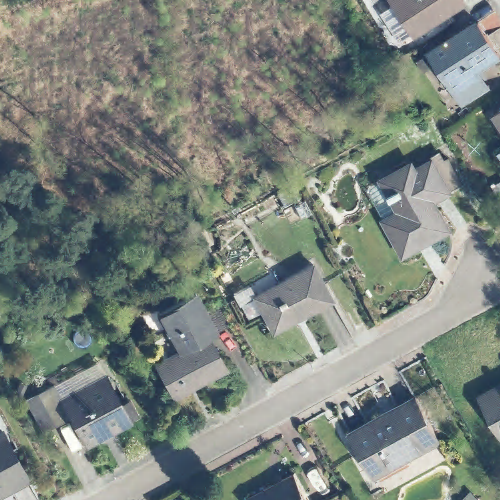
#> input picture Python/test.png, 500 x 500 px; its folder holds only this picture in this run
$ python -i preprocess.py   (imports and definitions only)
#> lines starting #> are read from the running program, lines starting #| are printed output that depends on the picture; after the words box and inside, x2 and y2 are one past the last pixel; in counts of white or black regions, pixels touching at a corner belong together
#> further down, picture is the input picture: shape (500, 500, 3); mean B, G, R 123.2, 130.2, 122.3
import imutils
import cv2
import os

def rotate(folder_name):

    prit = 0
    for file in os.listdir(folder_name):
        if file.endswith('png') or file.endswith('jpg'):
            img = cv2.imread(folder_name+file)

            for i in range(4):
                img = imutils.rotate(img, angle=90)
                cv2.imwrite(folder_name+str(i)+file, img)

        prit += 1
        if prit %100 == 0:
            print ('Processing ', prit)

def mask(img):
    hsv = cv2.cvtColor(img, cv2.COLOR_BGR2HSV)
#> hsv: shape (500, 500, 3); mean H, S, V 63, 42.4, 135.1
    mask = cv2.inRange(hsv, (25, 0, 0), (100, 255, 255))
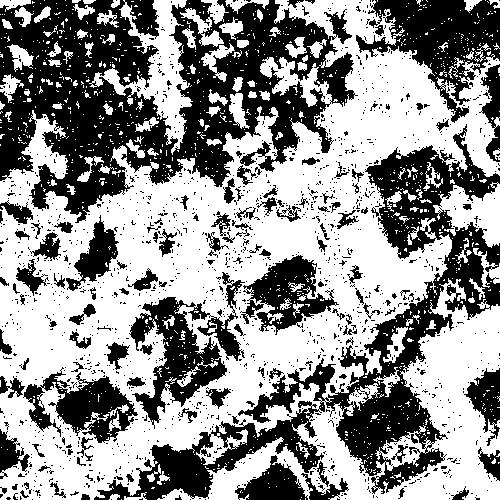
#> mask: shape (500, 500); 57% white; 1471 black regions (1346 under 20 px), largest, box (x1, y1, x2, y2) and area: (0, 0, 358, 223) 39979, (94, 124, 500, 500) 27518, (356, 0, 500, 123) 7715

    ret, mask = cv2.threshold(mask, 127, 255, cv2.THRESH_BINARY)

    mask = cv2.morphologyEx(mask, cv2.MORPH_CLOSE, cv2.getStructuringElement(cv2.MORPH_RECT, (9, 9)))
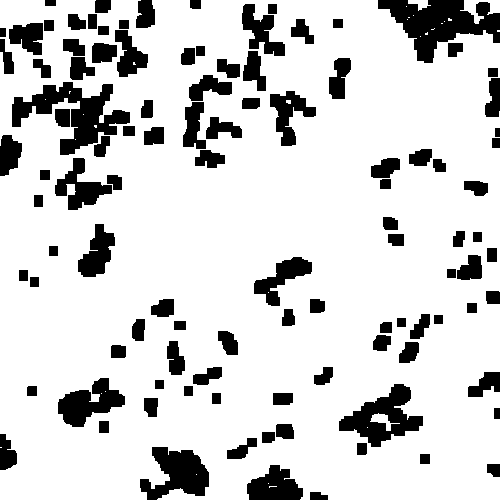
#> mask: shape (500, 500); 82.6% white; 105 black regions, largest, box (x1, y1, x2, y2) and area: (378, 0, 500, 63) 3864, (12, 82, 130, 155) 3469, (339, 384, 423, 447) 2434
    mask = cv2.medianBlur(mask, 11)
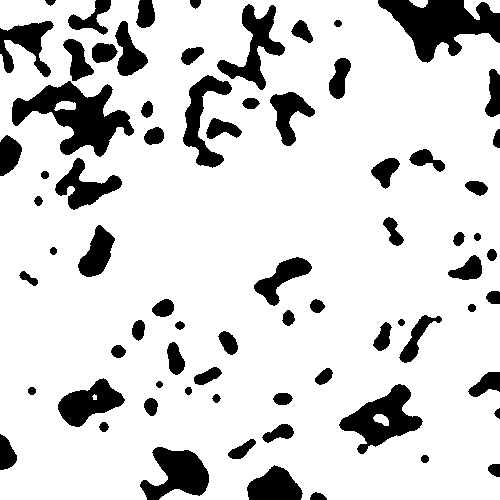
#> mask: shape (500, 500); 83.6% white; 73 black regions, largest, box (x1, y1, x2, y2) and area: (12, 81, 134, 157) 4185, (378, 0, 500, 63) 4121, (339, 384, 423, 454) 2571
    mask = cv2.morphologyEx(mask, cv2.MORPH_ERODE, cv2.getStructuringElement(cv2.MORPH_RECT, (25, 25)))
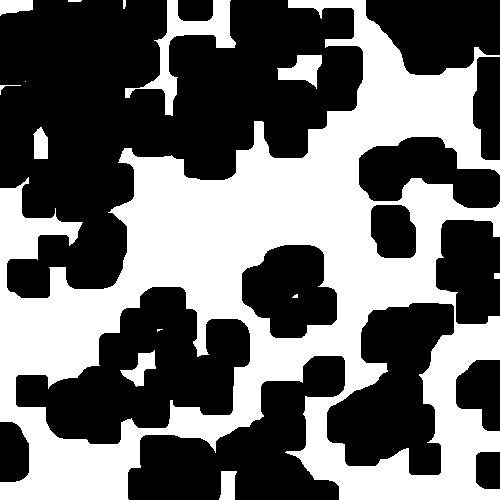
#> mask: shape (500, 500); 42% white; 14 white regions (3 under 20 px), largest, box (x1, y1, x2, y2) and area: (0, 0, 500, 500) 99300, (125, 0, 236, 116) 2835, (277, 55, 322, 89) 847

    mask = cv2.bitwise_not(mask)
    img = cv2.bitwise_and(img, img, mask=mask)
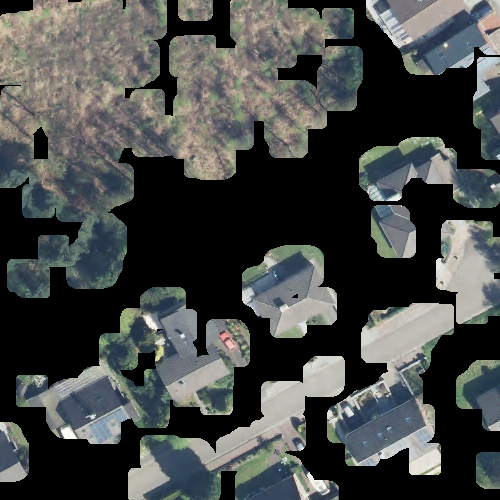
#> img: shape (500, 500, 3); mean B, G, R 71.5, 72.9, 69.9

    return img

>>> import cv2
>>> picture = cv2.imread('test.png')
>>> result = mask(picture)
